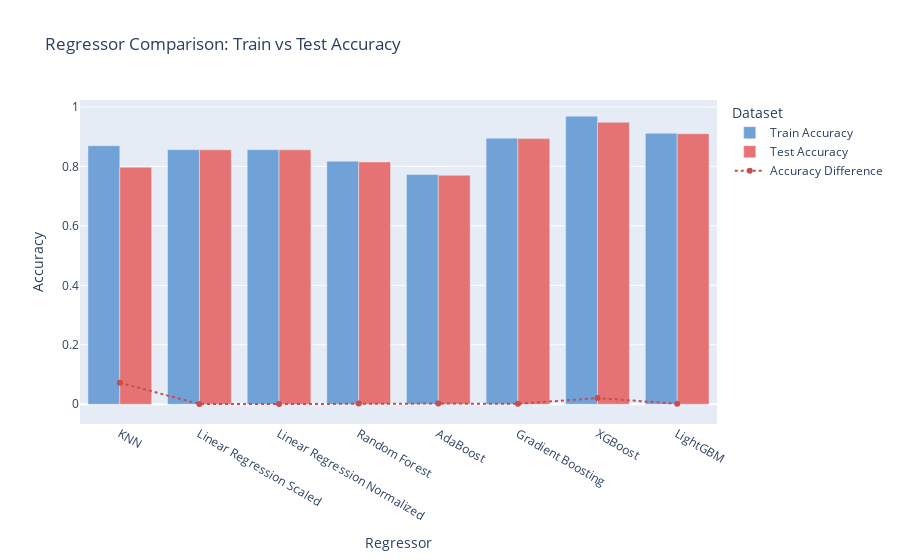

The cell this chart's notebook holds for it:
### Markdown cell above
# 9 | Best Model

### Code cell
metrics_by_model = {
    "Regressor": ["KNN", "Linear Regression Scaled", "Linear Regression Normalized", "Random Forest",  
                  "AdaBoost", "Gradient Boosting", "XGBoost", "LightGBM"],
    "Train Accuracy": [0.8697, 0.8563, 0.8563, 0.8175, 0.7724, 0.8949, 0.9689, 0.9116], 
    "Test Accuracy": [0.7975, 0.8558, 0.8558, 0.8151, 0.7702, 0.8935, 0.9484, 0.9101]
}
model_metrics = pd.DataFrame(metrics_by_model)
model_metrics["Accuracy Difference"] = model_metrics["Train Accuracy"] - model_metrics["Test Accuracy"]
soft_colors = {
    "Train Accuracy": "#70A1D7", 
    "Test Accuracy": "#E57373"   
}
fig = px.bar(model_metrics, x="Regressor", y=["Train Accuracy", "Test Accuracy"],
             title="Regressor Comparison: Train vs Test Accuracy",
             labels={"value": "Accuracy", "variable": "Dataset"},
             barmode="group",
             height=500,
             color_discrete_map=soft_colors)
fig.add_scatter(x=model_metrics["Regressor"], 
                y=model_metrics["Accuracy Difference"], 
                name="Accuracy Difference", 
                line=dict(color='#C44E52', width=2, dash="dot")) 
fig.show()

### Figure 1 — Plotly figure (JSON) as saved in the notebook; plotly's stock layout.template omitted (floating-point values rounded to 4 significant figures)
{"data": [{"alignmentgroup": "True", "hovertemplate": "Dataset=Train Accuracy<br>Regressor=%{x}<br>Accuracy=%{y}<extra></extra>", "legendgroup": "Train Accuracy", "marker": {"color": "#70A1D7", "pattern": {"shape": ""}}, "name": "Train Accuracy", "offsetgroup": "Train Accuracy", "orientation": "v", "showlegend": true, "textposition": "auto", "type": "bar", "x": ["KNN", "Linear Regression Scaled", "Linear Regression Normalized", "Random Forest", "AdaBoost", "Gradient Boosting", "XGBoost", "LightGBM"], "xaxis": "x", "y": [0.8697, 0.8563, 0.8563, 0.8175, 0.7724, 0.8949, 0.9689, 0.9116], "yaxis": "y"}, {"alignmentgroup": "True", "hovertemplate": "Dataset=Test Accuracy<br>Regressor=%{x}<br>Accuracy=%{y}<extra></extra>", "legendgroup": "Test Accuracy", "marker": {"color": "#E57373", "pattern": {"shape": ""}}, "name": "Test Accuracy", "offsetgroup": "Test Accuracy", "orientation": "v", "showlegend": true, "textposition": "auto", "type": "bar", "x": ["KNN", "Linear Regression Scaled", "Linear Regression Normalized", "Random Forest", "AdaBoost", "Gradient Boosting", "XGBoost", "LightGBM"], "xaxis": "x", "y": [0.7975, 0.8558, 0.8558, 0.8151, 0.7702, 0.8935, 0.9484, 0.9101], "yaxis": "y"}, {"line": {"color": "#C44E52", "dash": "dot", "width": 2}, "name": "Accuracy Difference", "type": "scatter", "x": ["KNN", "Linear Regression Scaled", "Linear Regression Normalized", "Random Forest", "AdaBoost", "Gradient Boosting", "XGBoost", "LightGBM"], "y": [0.0722, 0.0005, 0.0005, 0.0024, 0.0022, 0.0014, 0.0205, 0.0015]}], "layout": {"autosize": true, "barmode": "group", "legend": {"title": {"text": "Dataset"}, "tracegroupgap": 0}, "title": {"text": "Regressor Comparison: Train vs Test Accuracy"}, "xaxis": {"anchor": "y", "autorange": true, "domain": [0, 1], "range": [-0.5, 7.5], "title": {"text": "Regressor"}, "type": "category"}, "yaxis": {"anchor": "x", "autorange": true, "domain": [0, 1], "range": [-0.07001, 1.024], "title": {"text": "Accuracy"}, "type": "linear"}}}
